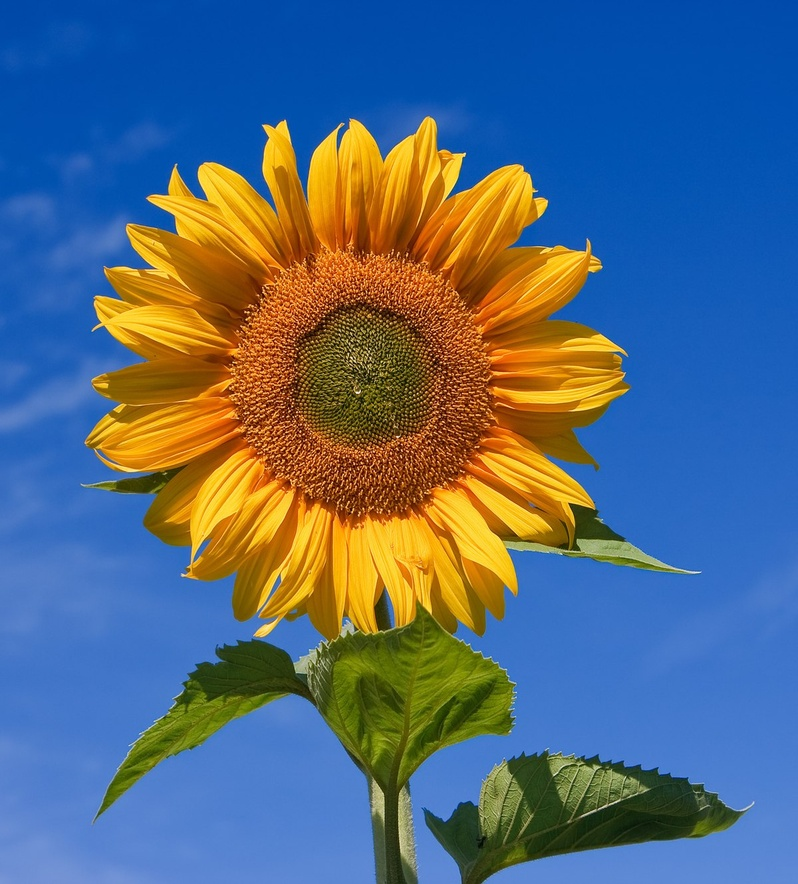
#> input picture Sunflower.jpg, 798 x 884 px, shrunk from 1200 x 1329 before the run
$ jupyter execute --allow-errors 'C181208 Lab7 IP.ipynb'   (shell and % lines are left out)
#> lines starting #> are read from the running program, lines starting #| are printed output that depends on the picture
# Importing necessary libraries and functions

[cell 1]
from PIL import Image, ImageFilter
import cv2
import numpy as np
import matplotlib.pyplot as plt
from scipy import ndimage

# Reading necessary images

[cell 2]
img = cv2.imread('Sunflower.jpg',1)
#> img is the input picture: shape (884, 798, 3); mean B, G, R 127.4, 106.1, 84.2
img = cv2.cvtColor(img,cv2.COLOR_BGR2RGB)

[cell 3]
plt.imshow(img)
plt.title('Original Image')
img_data=np.array(img)

# Task #1: Low Pass Filtering

[cell 4]
kernel_low =np.array([[1/9,1/9,1/9,1/9,1/9],
[1/9,1/9,1/9,1/9,1/9],
[1/9,1/9,1/9,1/9,1/9],
[1/9,1/9,1/9,1/9,1/9],
[1/9,1/9,1/9,1/9,1/9]])
lowpass_5=cv2.filter2D(src=img,kernel=kernel_low,ddepth=-1) #used a mask size of 5x5
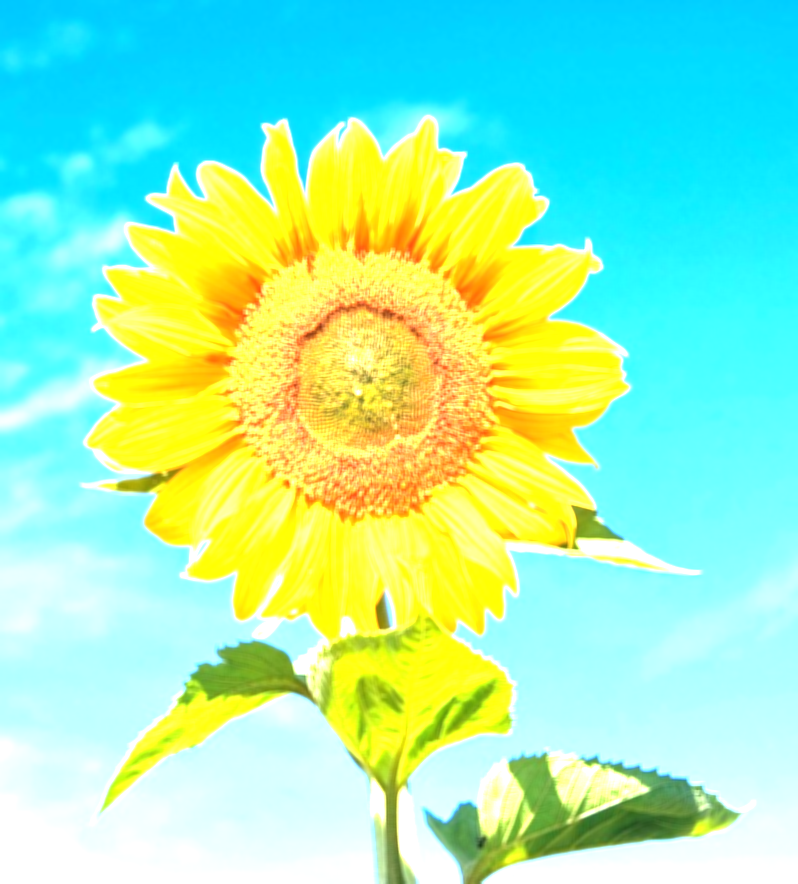
#> lowpass_5: shape (884, 798, 3); mean R, G, B 159.7, 239.1, 185.2
out_img=np.hstack((img_data,lowpass_5))
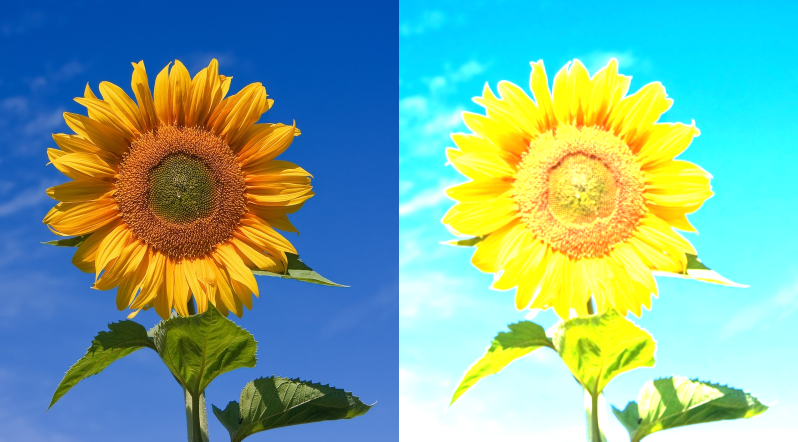
#> out_img: shape (884, 1596, 3) (shown at 1/2 size); mean R, G, B 121.9, 172.6, 156.3
plt.imshow(out_img)
plt.title('Low pass filtering')

# Task #2: Median Filtering

[cell 5]
img_noisy1 = cv2.imread('Sunflower.jpg', 0)
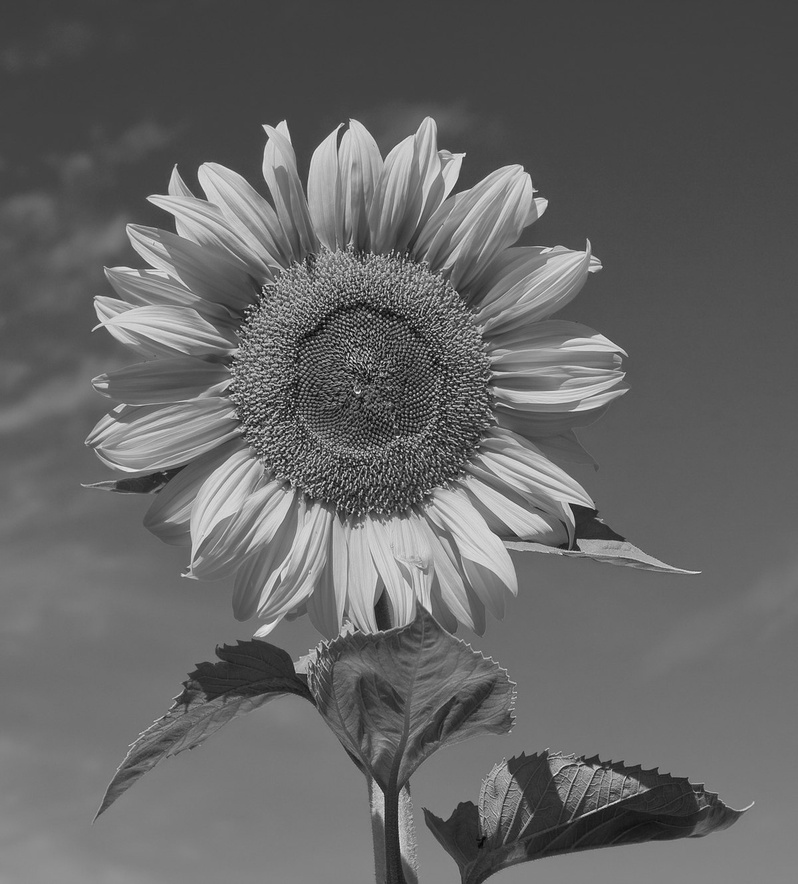
#> img_noisy1: shape (884, 798); min 0, max 255, mean 101.9

# Obtain the number of rows and columns
# of the image
m, n = img_noisy1.shape
#> m = 884; n = 798

# Traverse the image. For every 3X3 area,
# find the median of the pixels and
# replace the center pixel by the median
img_new1 = np.zeros([m, n])

for i in range(1, m-1):
    for j in range(1, n-1):
        temp = [img_noisy1[i-1, j-1],
               img_noisy1[i-1, j],
               img_noisy1[i-1, j + 1],
               img_noisy1[i, j-1],
               img_noisy1[i, j],
               img_noisy1[i, j + 1],
               img_noisy1[i + 1, j-1],
               img_noisy1[i + 1, j],
               img_noisy1[i + 1, j + 1]]

        temp = sorted(temp)
        img_new1[i, j]= temp[4]

img_new1 = img_new1.astype(np.uint8)
cv2.imwrite('new_median_filtered.jpg', img_new1)
plt.figure(figsize=(10,10))
plt.subplot(1,2,1)
plt.imshow(img)
plt.subplot(1,2,2)
plt.imshow(img)
plt.imshow(img_new1)
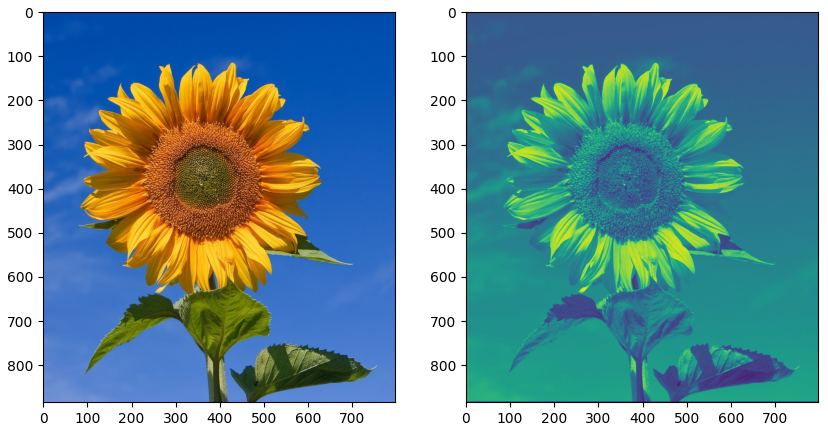
#> figure drawn by matplotlib, 2 panels

[cell 6]
img2 = cv2.imread('Sunflower.jpg')
img2 = cv2.cvtColor(img2,cv2.COLOR_BGR2RGB)
median=cv2.medianBlur(img2,9) #used a mask size of 9x9
plt.figure(figsize=(11,6))
plt.subplot(121),plt.imshow(img2),plt.title('Orginal')
plt.xticks([]),plt.yticks([])
plt.subplot(122),plt.imshow(median),plt.title('Median Blurred')
plt.xticks([]),plt.yticks([])
plt.show()

# Task #3: Max Filtering

[cell 7]
img3 = Image.open('Sunflower.jpg')
img4 = img3.filter(ImageFilter.MaxFilter(size=9)) #used a mask size of 9x9
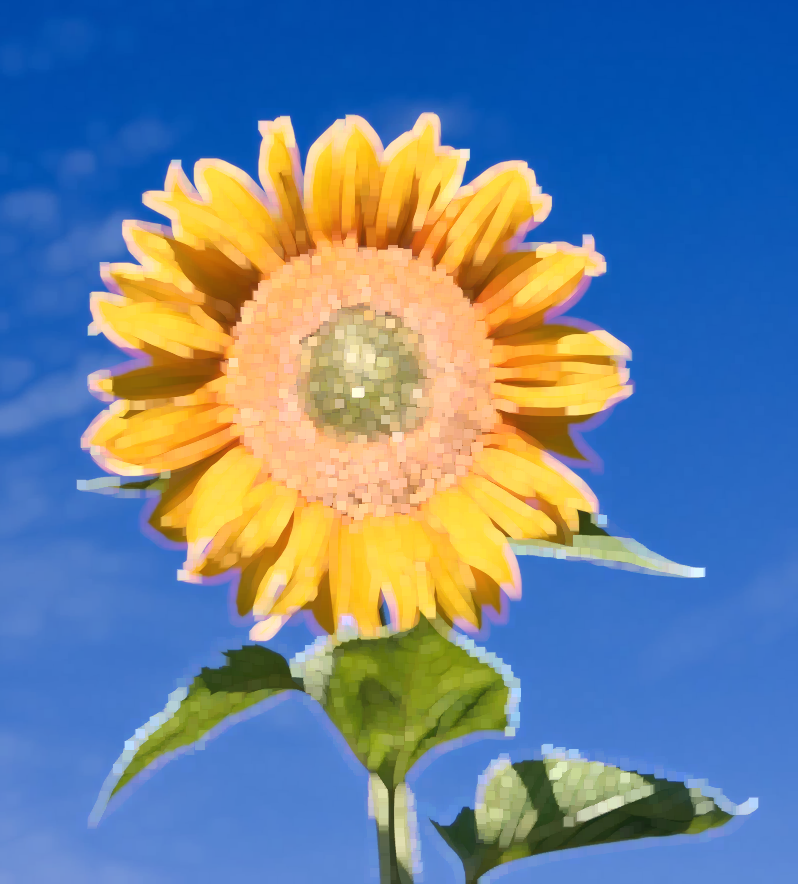
#> img4: PIL image 798x884 RGB; mean R, G, B 107.6, 129.9, 151.8
plt.figure(figsize=(10,10))
plt.subplot(1,2,1)
plt.imshow(img3)
plt.title('Original')
plt.subplot(1,2,2)
plt.imshow(img4)
plt.title('Max filtering')

# Task #4: Min Filtering

[cell 8]
img1 = Image.open('Sunflower.jpg')
img6 = img1.filter(ImageFilter.MinFilter(size=9))
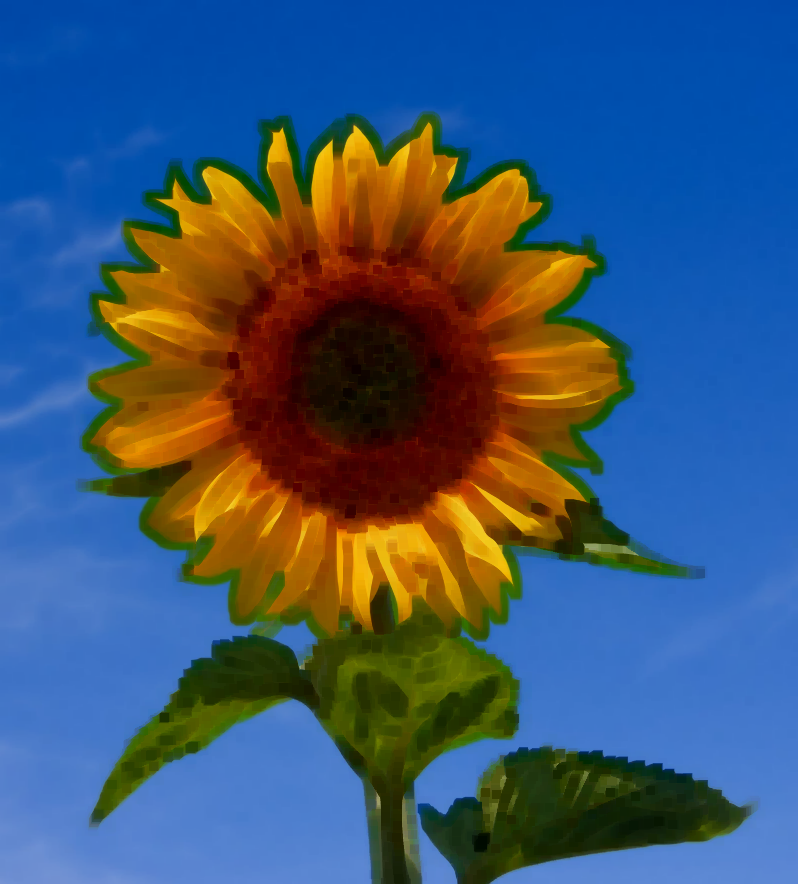
#> img6: PIL image 798x884 RGB; mean R, G, B 63.4, 87.3, 112.7
plt.figure(figsize=(10,10))
plt.subplot(1,2,1)
#> (the rest of this cell did not finish here and is left out)

# Task #5: Midpoint Filtering

[cell 9]
img7 = Image.open('Sunflower.jpg')
img8 = img7.filter(ImageFilter.MinFilter(size=9))
img9 = img7.filter(ImageFilter.MaxFilter(size=9))
from numpy import asarray
img8=asarray(img8)
img9=asarray(img9)
mid_img=(img8+img9)*(1/2)
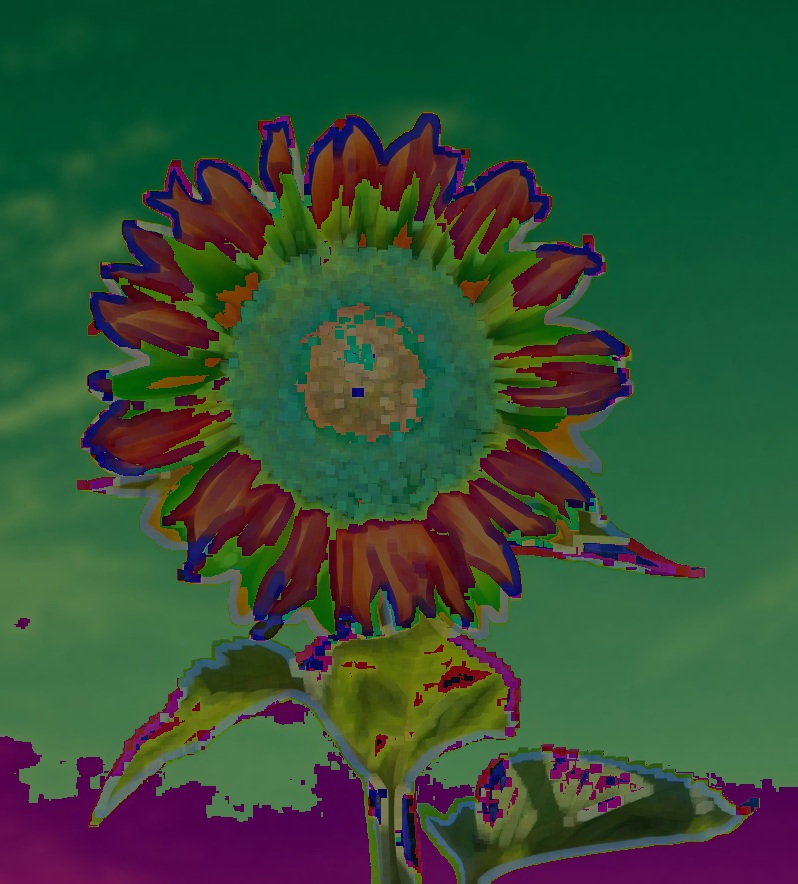
#> mid_img: shape (884, 798, 3) float64; mean R, G, B 52, 79.6, 54.7
plt.imshow(np.uint8(mid_img))
plt.title('Midpoint filtering')
